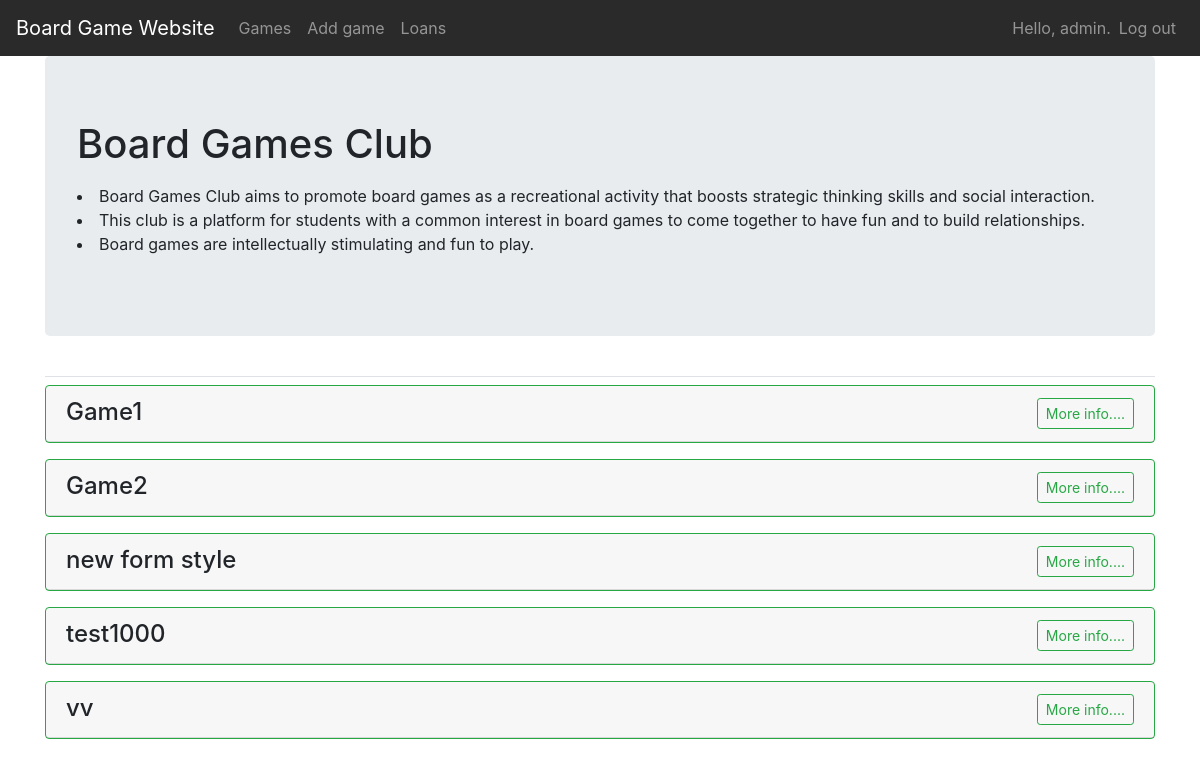
Page /games/ (signed in) on the earlier database version.
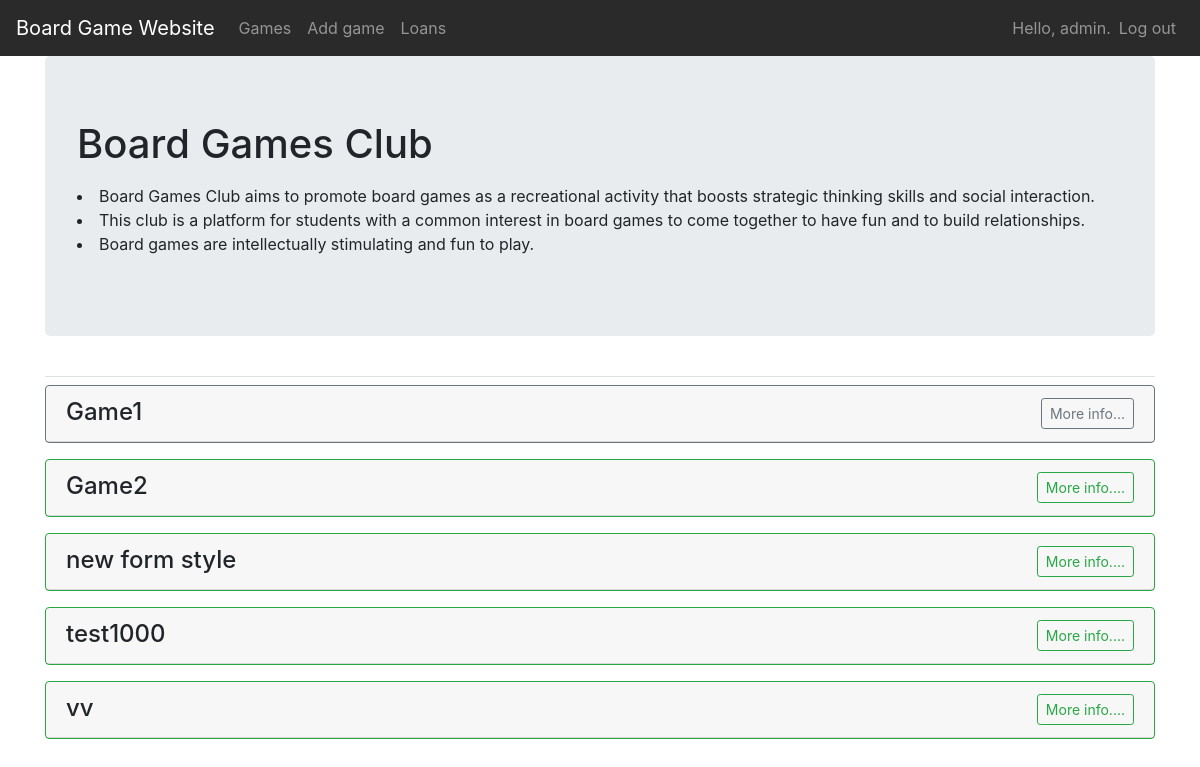
Same page on the later database version.
### board_games/models.py (models this page shows)
class BoardGame(models.Model):
    game = models.CharField(max_length=100)
    genre = models.CharField(max_length=200)
    year_published = models.IntegerField()
    description = models.CharField(max_length=500)
    owner = models.ForeignKey(User, on_delete=models.CASCADE)
    loaned = models.BooleanField(default=False)
    def __str__(self):
        return self.game

### board_games/views.py (the view)
# urls.py: path("games/", views.games, name="games"),
@login_required
def games(request):
    games = BoardGame.objects.order_by("game")
    context = {"games": games}
    return render(request, "board_games/games.html", context)

### board_games/templates/board_games/games.html
{% extends 'board_games/base.html' %}
{% block page_header %}
<div class="jumbotron">
  <h1>Board Games Club</h1>
  <p><li>
        Board Games Club aims to promote board games as a recreational activity that boosts strategic thinking skills and social interaction.
    </li>
    <li>This club is a platform for students with a common interest in board games to come together to have fun and to build relationships.
    </li>
    <li>Board games are intellectually stimulating and fun to play.
    </li>
    </p>
</div>{% endblock page_header %}
{% block content %}
    {% for game in games %}
        {% if not game.loaned %}
        <div class="card mb-3 border border-success">
            <h4 class="card-header">
                {{ game }}
                <a class="btn btn-outline-success btn-sm float-right" href={% url 'board_games:game_info' game.id %}>More info....</a>
            </h4>
        </div>
        {% elif game.loaned %}
        <div class="card mb-3 border border-secondary">
            <h4 class="card-header">
                {{ game }}
                <a class="btn btn-outline-secondary btn-sm float-right" href={% url 'board_games:game_info' game.id %}>More info...</a>
            </h4>
        </div>
        {% endif %}
    {% empty %}
    <div>No games :(</div>
    {% endfor %}
{% endblock content %}

Differences in the rows shown:
changed BoardGame "Game1": loaned "More info...." → "More info..."
